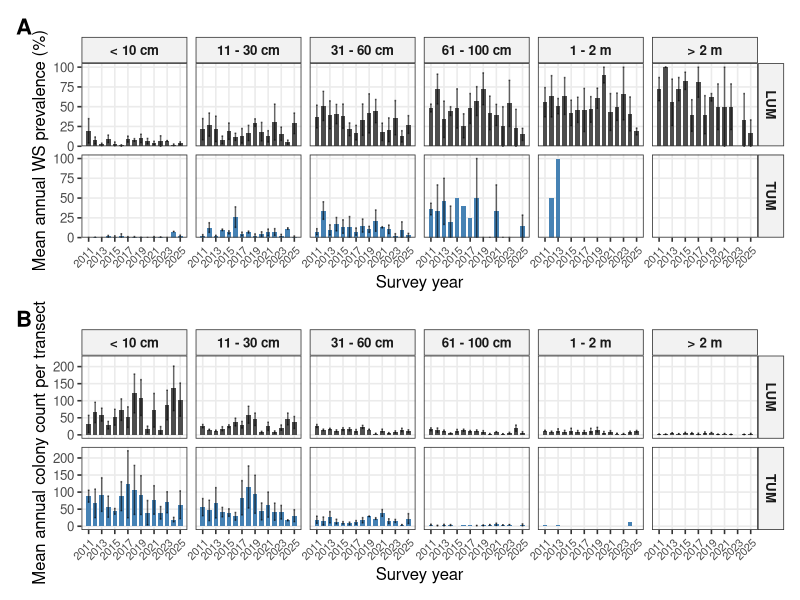
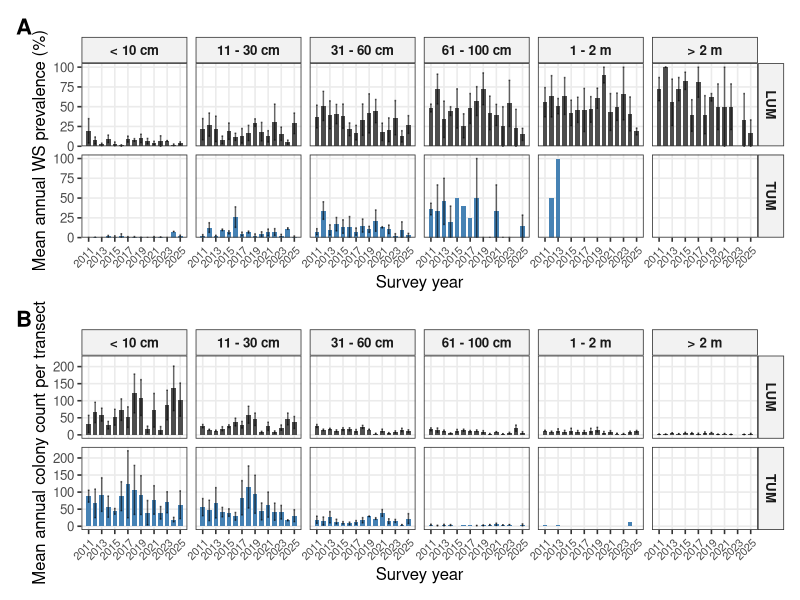
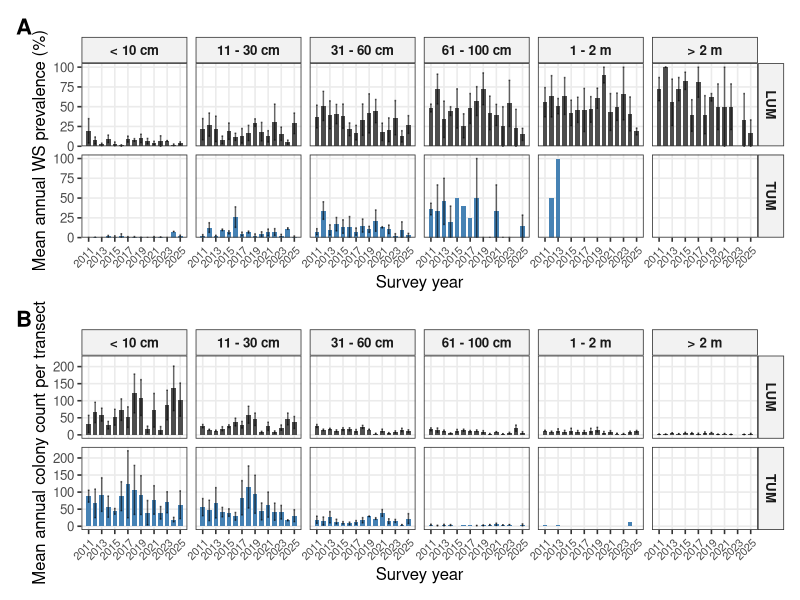

These figures' R source, in order:
# Figure 1. Long-term PCYLWS prevalence and colony abundance by size class
# Input files required in working directory:
#   Lum-Pcyl-WS-sev-sz-cl.txt
#   Tum-Pcyl-WS-sev-sz-cl.txt
# Output:
#   Figure1_PCylWS_prevalence_colony_count.png
#   Figure1_PCylWS_prevalence_colony_count.tiff

library(tidyverse)
library(lubridate)
library(stringr)
library(readr)
library(patchwork)

# ------------------------------------------------------------
# 1. Read and clean data
# ------------------------------------------------------------

lum <- read_tsv("Lum-Pcyl-WS-sev-sz-cl.txt", show_col_types = FALSE) %>%
  mutate(
    DATE = mdy(DATE),
    TRANSECT = str_remove_all(as.character(TRANSECT), "[^0-9]"),
    TRANSECT = parse_integer(TRANSECT),
    SZ_CL = as.integer(SZ_CL),
    WS = na_if(WS, ""),
    WS_SEV = na_if(`WS-SEV`, "")
  ) %>%
  select(-`WS-SEV`)

tum <- read_tsv("Tum-Pcyl-WS-sev-sz-cl.txt", show_col_types = FALSE) %>%
  mutate(
    DATE = mdy(DATE),
    TRANSECT = str_remove_all(as.character(TRANSECT), "[^0-9]"),
    TRANSECT = parse_integer(TRANSECT),
    SZ_CL = as.integer(SZ_CL),
    WS = na_if(WS, ""),
    WS_SEV = na_if(`WS-SEV`, "")
  ) %>%
  select(-`WS-SEV`)

dat <- bind_rows(lum, tum) %>%
  mutate(
    SITE = factor(SITE, levels = c("LUM", "TUM")),
    year = year(DATE)
  )

# Size-class labels used in Figure 1
size_code <- tibble(
  SZ_CL = 1:6,
  size_range = c("< 10 cm", "11 - 30 cm", "31 - 60 cm",
                 "61 - 100 cm", "1 - 2 m", "> 2 m")
)

size_levels <- size_code$size_range
site_cols <- c(LUM = "gray30", TUM = "steelblue")

# ------------------------------------------------------------
# 2. Panel A: mean annual WS prevalence by site and size class
# ------------------------------------------------------------
# Prevalence is first calculated for each transect, year, and size class,
# then averaged across transects/surveys within each year.

ws_size_transect <- dat %>%
  filter(!is.na(SZ_CL)) %>%
  group_by(SITE, year, TRANSECT, SZ_CL) %>%
  summarise(
    total_colonies = n(),
    ws_colonies = sum(WS == "WS", na.rm = TRUE),
    ws_prev_pct = 100 * ws_colonies / total_colonies,
    .groups = "drop"
  )

ws_plot_year <- ws_size_transect %>%
  group_by(SITE, year, SZ_CL) %>%
  summarise(
    mean_ws_prev = mean(ws_prev_pct, na.rm = TRUE),
    sd_ws_prev = sd(ws_prev_pct, na.rm = TRUE),
    n_transects = n(),
    se_ws_prev = sd_ws_prev / sqrt(n_transects),
    .groups = "drop"
  ) %>%
  left_join(size_code, by = "SZ_CL") %>%
  mutate(size_range = factor(size_range, levels = size_levels, ordered = TRUE))

p_prev <- ggplot(ws_plot_year, aes(x = year, y = mean_ws_prev, fill = SITE)) +
  geom_col(width = 0.7) +
  geom_errorbar(
    aes(ymin = pmax(mean_ws_prev - se_ws_prev, 0),
        ymax = mean_ws_prev + se_ws_prev),
    width = 0.25,
    alpha = 0.6
  ) +
  facet_grid(SITE ~ size_range) +
  scale_fill_manual(values = site_cols) +
  scale_x_continuous(breaks = seq(2011, 2025, by = 2)) +
  scale_y_continuous(limits = c(0, 100), expand = expansion(mult = c(0, 0.05))) +
  labs(
    x = "Survey year",
    y = "Mean annual WS prevalence (%)"
  ) +
  theme_bw(base_size = 12) +
  theme(
    legend.position = "none",
    panel.grid.minor = element_blank(),
    axis.text.x = element_text(angle = 45, hjust = 1, vjust = 1, size = 8),
    strip.background = element_rect(fill = "gray95"),
    strip.text = element_text(face = "bold")
  )

# ------------------------------------------------------------
# 3. Panel B: mean annual colony count per transect by site and size class
# ------------------------------------------------------------

col_transect <- dat %>%
  filter(!is.na(SZ_CL)) %>%
  group_by(SITE, year, TRANSECT, SZ_CL) %>%
  summarise(
    n_colonies = n(),
    .groups = "drop"
  )

col_plot_year <- col_transect %>%
  group_by(SITE, year, SZ_CL) %>%
  summarise(
    mean_colonies = mean(n_colonies, na.rm = TRUE),
    sd_colonies = sd(n_colonies, na.rm = TRUE),
    n_transects = n(),
    se_colonies = sd_colonies / sqrt(n_transects),
    .groups = "drop"
  ) %>%
  left_join(size_code, by = "SZ_CL") %>%
  mutate(size_range = factor(size_range, levels = size_levels, ordered = TRUE))

p_col <- ggplot(col_plot_year, aes(x = year, y = mean_colonies, fill = SITE)) +
  geom_col(width = 0.7) +
  geom_errorbar(
    aes(ymin = pmax(mean_colonies - se_colonies, 0),
        ymax = mean_colonies + se_colonies),
    width = 0.25,
    alpha = 0.6
  ) +
  facet_grid(SITE ~ size_range) +
  scale_fill_manual(values = site_cols) +
  scale_x_continuous(breaks = seq(2011, 2025, by = 2)) +
  labs(
    x = "Survey year",
    y = "Mean annual colony count per transect"
  ) +
  theme_bw(base_size = 12) +
  theme(
    legend.position = "none",
    panel.grid.minor = element_blank(),
    axis.text.x = element_text(angle = 45, hjust = 1, vjust = 1, size = 8),
    strip.background = element_rect(fill = "gray95"),
    strip.text = element_text(face = "bold")
  )

# ------------------------------------------------------------
# 4. Combine and save final Figure 1
# ------------------------------------------------------------

figure1 <- (p_prev / p_col) +
  plot_annotation(tag_levels = "A") &
  theme(plot.tag = element_text(face = "bold", size = 16))

figure1

ggsave(
  filename = "Figure1_PCylWS_prevalence_colony_count.png",
  plot = figure1,
  width = 10,
  height = 12,
  units = "in",
  dpi = 300
)

ggsave(
  filename = "Figure1_PCylWS_prevalence_colony_count.tiff",
  plot = figure1,
  width = 10,
  height = 12,
  units = "in",
  dpi = 300,
  compression = "lzw"
)
